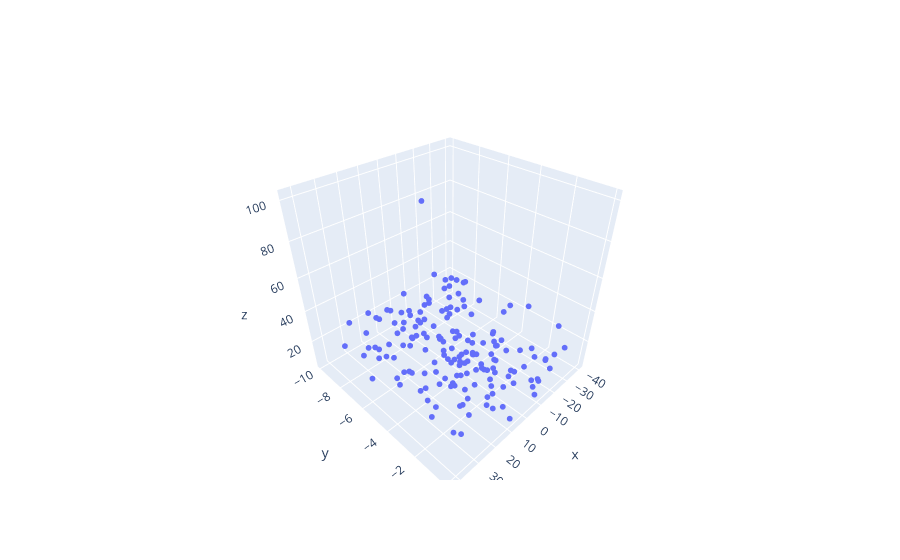

The cell this chart's notebook holds for it:
### Code cell
fig = go.Figure()
x_coords = []  
y_coords = []
z_coords = []
for i in range(len(map['position'])):
    x_coords.append(map['position'][i][0])
    y_coords.append(map['position'][i][1])
    z_coords.append(map['position'][i][2])

fig.add_trace(go.Scatter3d(x=x_coords, y=y_coords, z=z_coords, mode='markers', marker=dict(size=2)))
fig.show()

### Figure 1 — Plotly figure (JSON) as saved in the notebook; plotly's stock layout.template omitted (floating-point values rounded to 4 significant figures; data arrays with more than 128 entries replaced by an {"elided": "..."} marker saying what was removed)
{"data": [{"marker": {"size": 2}, "mode": "markers", "type": "scatter3d", "x": {"elided": "170 float values"}, "y": {"elided": "170 float values"}, "z": {"elided": "170 float values"}}], "layout": {}}
